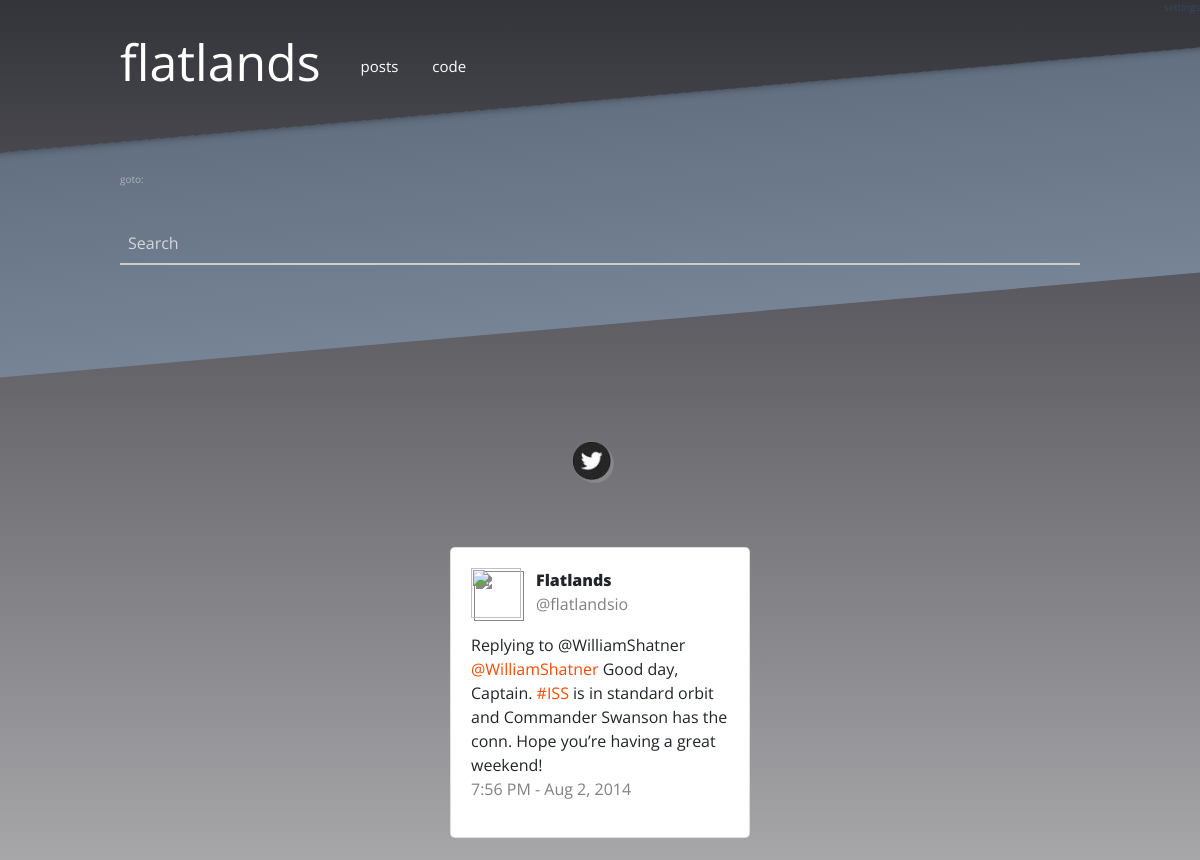
The app's page /tag/flatlands (upper part), older data.
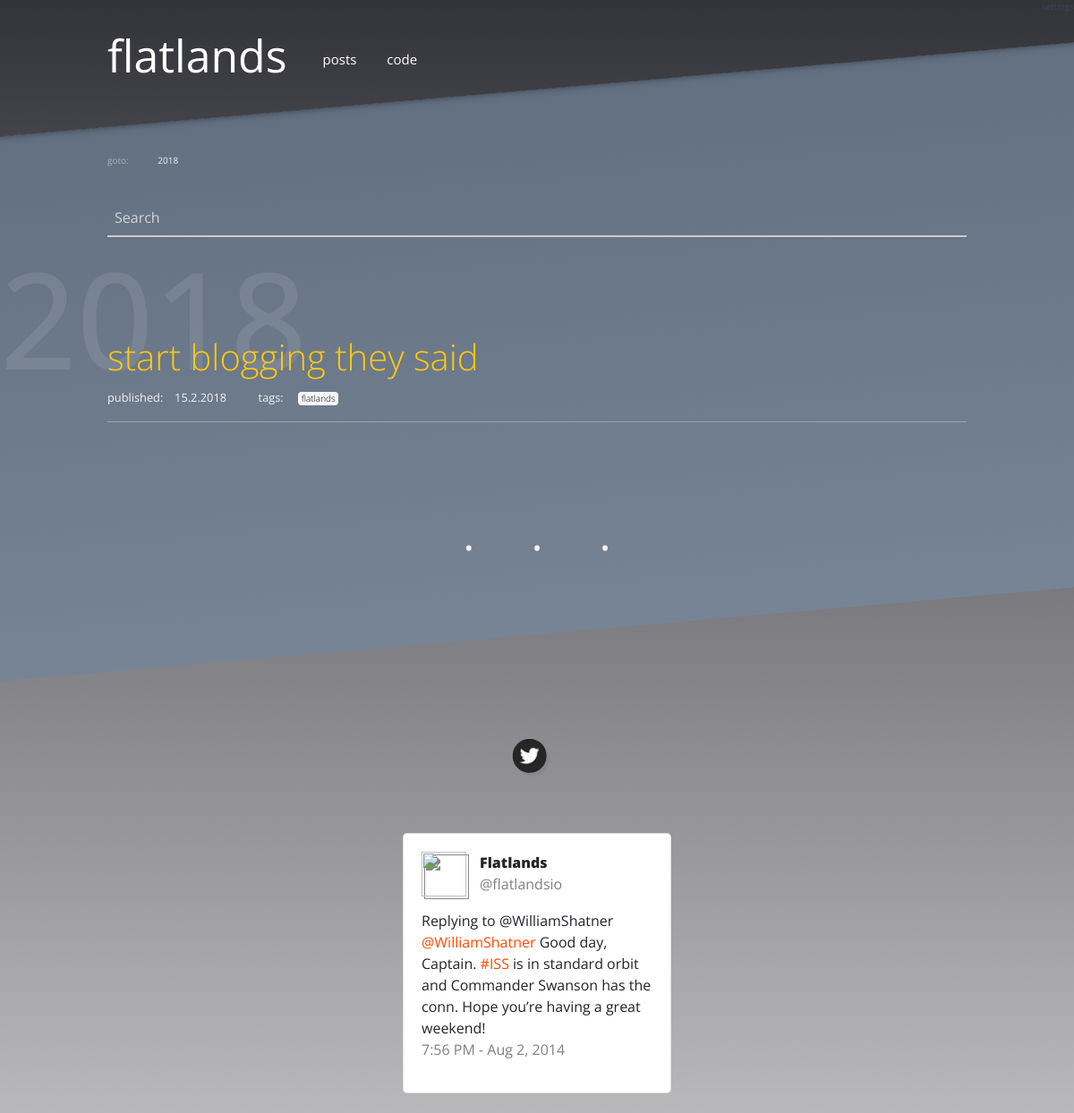
The same page, newer data.
### modules/models.py (models this page shows, shortened)
class Post(db.Model):
    id = db.Column(db.Integer, primary_key=True)
    title = db.Column(db.String())
    author = db.Column(db.String())
    tags = db.Column(db.String())
    strap = db.Column(db.String())
    content = db.Column(db.String())
    pub_date = db.Column(db.String())
    published = db.Column(db.Boolean, default=False)

### app.py (the view)
@app.route('/tag/<tag>')
def tag(tag):
    all_posts = modules.database.Post().all()
    posts = modules.database.Post().query_tags(str(tag))
    years = modules.database.Post().years_from_posts(posts)
    return render_template('tag.html', posts=posts, years=years)

### modules/database.py (called while the page is built)
    def _retrive_posts(self, published=None):
        if published == None:
            return modules.models.Post.query.all()
        else:
            return modules.models.Post.query.filter_by(published=published).all()

    def to_json(self, results):
        result = {}
        item = {}
        count = 1
        for row in results:
            for k, v in row.__dict__.items():
                if not k.startswith('_') and k != 'id':
                    item[k] = v
            result[count] = item
            count += 1
            item = {}
        return result

    def all(self):
        return self.to_json(self._retrive_posts())

    def years_from_posts(self, posts):
        years = []
        for code, data in posts.items():
            day, month, year = data['pub_date'].split('.')
            years.append(year)
        return sorted(list(set(years)), reverse=True)

    def query_tags(self, tag):
        output = {}
        for code, data in self.to_json(self._retrive_posts()).items():
            if tag in data['tags'].split(' '):
                output[code] = data
        return output

### templates/tag.html (shortened to what this page needs)
{% extends "base.html" %}
{% block content %}
{% include 'post_nav.html' %}
{% for year in years %}
    <a name="{{ year }}">
        <div class="section-head">
            <h4>{{ year }}</h4>
        </div>
    </a>
    {% for code, data in posts.items()|reverse %}
        {% if data.pub_date.endswith(year) and data.published != False %}
            <div class="blog-post">
                <h4><a href="/post/{{ data.title|replace(" ", "-") }}">{{data.title}}</a></h4>
                <small>
                    published:&emsp;{{data.pub_date}} &emsp; &emsp;
                    tags:&emsp;
                        {% for tag in data.tags.split(' ') %}
                        <span class="badge badge-light"><a style="color:black;font-size:10px;" href="/tag/{{tag}}">{{tag}}</a></span>
                        {% endfor %}
                    </small>
                    <hr style="background-color:rgba(242, 242, 242, .5);">
            </div>
            <p style="height:30px;"></p>
        {% endif %}
    {% endfor %}
    <div style="color: rgb(242, 242, 242); text-align: center; word-spacing: 50px; font-size: 50px;">· · ·</div>
{% endfor %}
{% endblock %}

Row changes from the older to the newer data that the page shows:
added Post: title "start blogging they said", pub_date "15.2.2018", tags "flatlands"
Text that changed along with them:
new list line: "2018"
new list line: "published: tags: · · ·"
